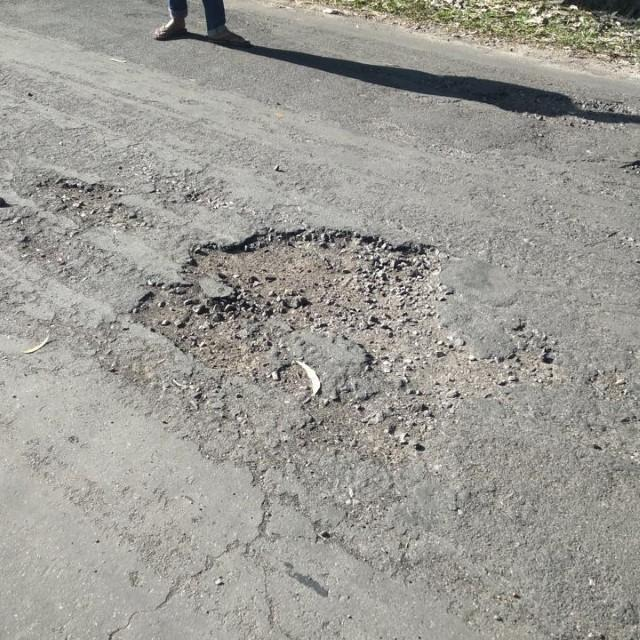
#> input picture dataset/test/Jalan Berlubang/jalan_berlubang_00000_img_0046_jpg.rf.991eaf837ae4d92eb62798aa5ab5ec70.jpg, 640 x 640 px
$ python -i authenticity_service.py   (imports and definitions only)   (older library calls are emulated)
#> lines starting #> are read from the running program, lines starting #| are printed output that depends on the picture
"""
========================================================================================
Image Authenticity & Anti-Tampering Service for LaporKita
========================================================================================
Detects digital alterations, AI inpainting (e.g. fake potholes generated onto real roads),
and image tampering using:
1. Error Level Analysis (ELA) - JPEG compression artifact inconsistency.
2. Sensor Noise Variance - High-frequency noise distribution across grid tiles.
3. Edge & Texture Discontinuity - Unnatural boundary transitions around damages.
========================================================================================
"""

import io
from typing import Tuple, List, Dict, Any, Optional
import numpy as np
from PIL import Image, ImageChops
import cv2

from app.core.logging import logger


class ImageAuthenticityService:
    _instance: Optional["ImageAuthenticityService"] = None

    @classmethod
    def get_instance(cls) -> "ImageAuthenticityService":
        if cls._instance is None:
            cls._instance = cls()
        return cls._instance

    def analyze_image(
        self,
        image: Image.Image,
        claimed_category: Optional[str] = None
    ) -> Dict[str, Any]:
        """
        Performs multi-heuristic digital forensics on the submitted image.

        Returns:
            {
                "is_authentic": bool,
                "authenticity_score": float,  # 0.0 (likely fake/tampered) to 1.0 (authentic)
                "tampering_detected": bool,
                "ela_max_difference": float,
                "noise_uniformity_score": float,
                "tampering_indicators": List[str],
                "assessment_summary": str
            }
        """
        # Ensure image is in RGB
        if image.mode != "RGB":
            image = image.convert("RGB")

        tampering_indicators: List[str] = []
        deductions: float = 0.0

        # 1. Error Level Analysis (ELA)
        ela_score, ela_max_diff, ela_flag = self._compute_ela(image)
        if ela_flag:
            tampering_indicators.append("Anomali kompresi lokal (Error Level Analysis) terdeteksi pada area kerusakan.")
            deductions += 0.30

        # 2. Sensor Noise Uniformity Analysis
        noise_uniformity_score, noise_flag = self._compute_noise_uniformity(image)
        if noise_flag:
            tampering_indicators.append("Inkonsistensi derau sensor kamera (noise pattern) mengindikasikan area editan/inpainting AI.")
            deductions += 0.35

        # 3. Frequency / Edge Discontinuity Check
        edge_score, edge_flag = self._compute_edge_discontinuity(image)
        if edge_flag:
            tampering_indicators.append("Ditemukan batas transisi piksel tidak alami di sekitar objek kerusakan.")
            deductions += 0.25

        # Compute final authenticity score (bounded 0.05 to 0.99)
        base_authenticity = max(0.05, 1.0 - deductions)
        composite_score = (
            base_authenticity * 0.5 +
            (1.0 - min(ela_max_diff / 70.0, 1.0)) * 0.25 +
            noise_uniformity_score * 0.25
        )
        authenticity_score = round(float(np.clip(composite_score, 0.05, 0.99)), 3)
        tampering_detected = authenticity_score < 0.65 or len(tampering_indicators) >= 1 or deductions >= 0.30
        is_authentic = not tampering_detected

        if is_authentic:
            assessment_summary = "Citra terverifikasi otentik: Tidak ditemukan anomali kompresi atau manipulasi digital AI."
        else:
            assessment_summary = "Peringatan: Citra terindikasi mengalami manipulasi digital atau hasil generate AI (Inpainting)."

        logger.info(
            f"Authenticity Analysis: score={authenticity_score}, tampered={tampering_detected}, "
            f"ela_diff={ela_max_diff:.1f}, indicators={len(tampering_indicators)}"
        )

        return {
            "is_authentic": is_authentic,
            "authenticity_score": authenticity_score,
            "tampering_detected": tampering_detected,
            "ela_max_difference": round(ela_max_diff, 2),
            "noise_uniformity_score": round(noise_uniformity_score, 3),
            "tampering_indicators": tampering_indicators,
            "assessment_summary": assessment_summary,
        }

    def _compute_ela(self, image: Image.Image, quality: int = 90) -> Tuple[float, float, bool]:
        """
        Calculates Error Level Analysis (ELA) by re-compressing JPEG and computing difference map.
        """
        buf = io.BytesIO()
        image.save(buf, format="JPEG", quality=quality)
        buf.seek(0)
        recompressed = Image.open(buf)

        diff = ImageChops.difference(image, recompressed)
        diff_arr = np.asarray(diff, dtype=np.float32)

        max_diff = float(np.max(diff_arr))

        h, w, _ = diff_arr.shape
        grid_size = 32
        tile_means = []
        for y in range(0, h - grid_size + 1, grid_size):
            for x in range(0, w - grid_size + 1, grid_size):
                tile = diff_arr[y : y + grid_size, x : x + grid_size]
                tile_means.append(np.mean(tile))

        if len(tile_means) > 0:
            tile_std = float(np.std(tile_means))
            avg_tile = float(np.mean(tile_means)) + 1e-5
            relative_std = tile_std / avg_tile
            is_anomalous = relative_std > 1.8 and max_diff > 45.0
        else:
            is_anomalous = False

        ela_score = round(float(np.clip(1.0 - (max_diff / 100.0), 0.0, 1.0)), 3)
        return ela_score, max_diff, is_anomalous

    def _compute_noise_uniformity(self, image: Image.Image) -> Tuple[float, bool]:
        """
        Measures sensor noise variance across spatial tiles.
        """
        img_np = np.asarray(image)
        gray = cv2.cvtColor(img_np, cv2.COLOR_RGB2GRAY)

        blurred = cv2.medianBlur(gray, 3)
        noise_residual = cv2.absdiff(gray, blurred)

        h, w = noise_residual.shape
        block_size = 32
        block_stds = []

        for y in range(0, h - block_size + 1, block_size):
            for x in range(0, w - block_size + 1, block_size):
                block = noise_residual[y : y + block_size, x : x + block_size]
                block_stds.append(np.std(block))

        if len(block_stds) < 4:
            return 0.95, False

        std_of_stds = float(np.std(block_stds))
        mean_std = float(np.mean(block_stds)) + 1e-5
        coefficient_of_variation = std_of_stds / mean_std

        is_suspicious = coefficient_of_variation > 0.88
        uniformity_score = round(float(np.clip(1.0 - coefficient_of_variation * 0.8, 0.1, 0.99)), 3)

        return uniformity_score, is_suspicious

    def _compute_edge_discontinuity(self, image: Image.Image) -> Tuple[float, bool]:
        """
        Detects unnatural hard edges or blur halos caused by copy-pasting or mask blending.
        """
        img_np = np.asarray(image)
        gray = cv2.cvtColor(img_np, cv2.COLOR_RGB2GRAY)

        laplacian = cv2.Laplacian(gray, cv2.CV_64F)
        lap_var = float(laplacian.var())

        is_suspicious = lap_var < 15.0 or lap_var > 6500.0
        score = 0.9 if not is_suspicious else 0.4
        return score, is_suspicious

>>> from PIL import Image
>>> picture = Image.open('../../dataset/test/Jalan Berlubang/jalan_berlubang_00000_img_0046_jpg.rf.991eaf837ae4d92eb62798aa5ab5ec70.jpg')
#> picture is the input picture: PIL image 640x640 RGB; mean R, G, B 156.6, 155.2, 149.3
>>> result = ImageAuthenticityService().analyze_image(picture)
#> in _compute_ela, `diff_arr = np.asarray(diff, dtype=np.float32)`:
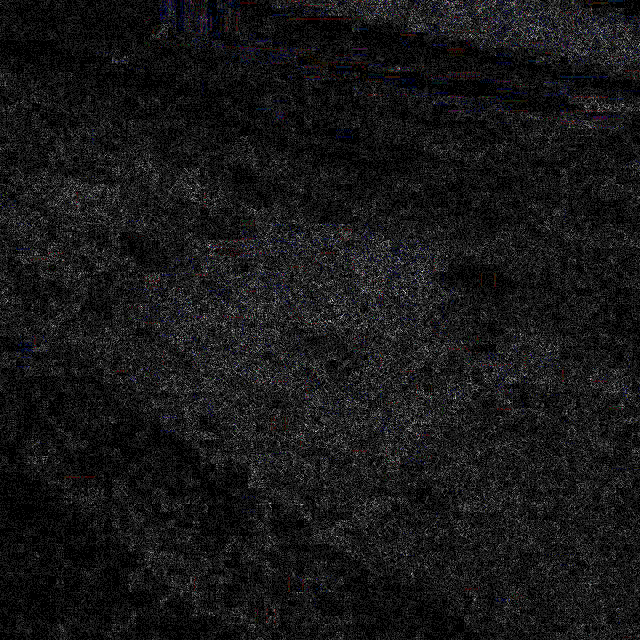
#> diff_arr: shape (640, 640, 3) float32; mean R, G, B 0.907, 0.9, 0.922; drawn with min black and max white
#> in _compute_ela, `max_diff = float(np.max(diff_arr))`: max_diff = 10
#> after the loop in _compute_ela, `for y in range(0, h - grid_size + 1, grid_size):`:
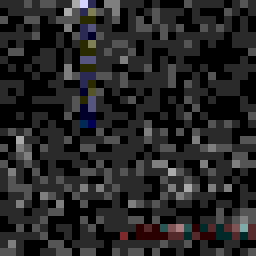
#> tile: shape (32, 32, 3) float32 (shown 8 times larger); mean R, G, B 0.904, 0.892, 0.9; drawn with min black and max white
#> after the loop in _compute_ela, `for y in range(0, h - grid_size + 1, grid_size):`: tile_means = 400 values, max 1.82 at index 171, min 0.251 at index 300, mean 0.91
#> in _compute_ela, `tile_std = float(np.std(tile_means))`: tile_std = 0.323
#> in _compute_ela, `avg_tile = float(np.mean(tile_means)) + 1e-5`: avg_tile = 0.91
#> in _compute_ela, `relative_std = tile_std / avg_tile`: relative_std = 0.355
#> in _compute_ela, `is_anomalous = relative_std > 1.8 and max_diff > 45.0`: is_anomalous = False
#> in _compute_ela, `ela_score = round(float(np.clip(1.0 - (max_diff / 100.0), 0.0, 1.0)), 3)`: ela_score = 0.9
#> in analyze_image, `ela_score, ela_max_diff, ela_flag = self._compute_ela(image)`: ela_max_diff = 10; ela_flag = False
#> in _compute_noise_uniformity, `blurred = cv2.medianBlur(gray, 3)`:
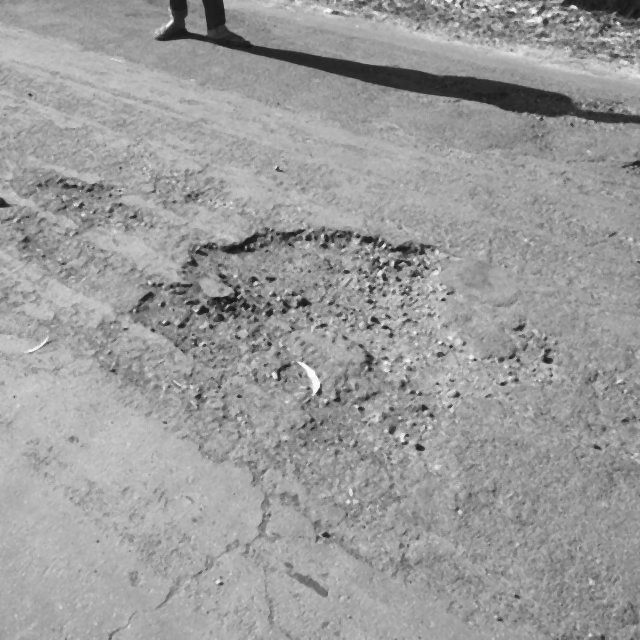
#> blurred: shape (640, 640); min 19, max 254, mean 155.3
#> in _compute_noise_uniformity, `noise_residual = cv2.absdiff(gray, blurred)`:
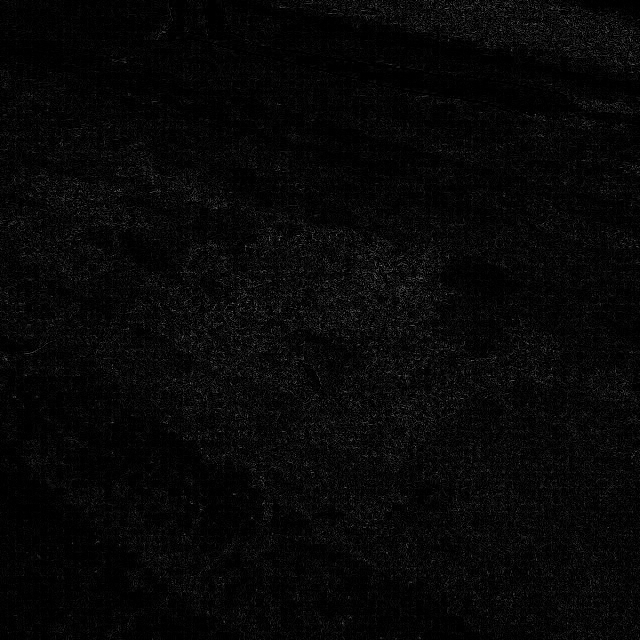
#> noise_residual: shape (640, 640); min 0, max 125, mean 7.3
#> after the loop in _compute_noise_uniformity, `for y in range(0, h - block_size + 1, block_size):`:
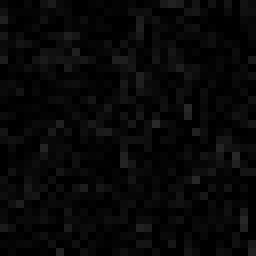
#> block: shape (32, 32) (shown 8 times larger); min 0, max 41, mean 7.4
#> after the loop in _compute_noise_uniformity, `for y in range(0, h - block_size + 1, block_size):`: block_stds = 400 values, max 18.18 at index 171, min 1.82 at index 300, mean 8.05
#> in _compute_noise_uniformity, `std_of_stds = float(np.std(block_stds))`: std_of_stds = 3.35
#> in _compute_noise_uniformity, `mean_std = float(np.mean(block_stds)) + 1e-5`: mean_std = 8.05
#> in _compute_noise_uniformity, `coefficient_of_variation = std_of_stds / mean_std`: coefficient_of_variation = 0.416
#> in _compute_noise_uniformity, `is_suspicious = coefficient_of_variation > 0.88`: is_suspicious = False
#> in _compute_noise_uniformity, `uniformity_score = round(float(np.clip(1.0 - coefficient_of_variation ..`: uniformity_score = 0.668
#> in analyze_image, `noise_uniformity_score, noise_flag = self._compute_noise_uniformity(im..`: noise_flag = False
#> in _compute_edge_discontinuity, `laplacian = cv2.Laplacian(gray, cv2.CV_64F)`:
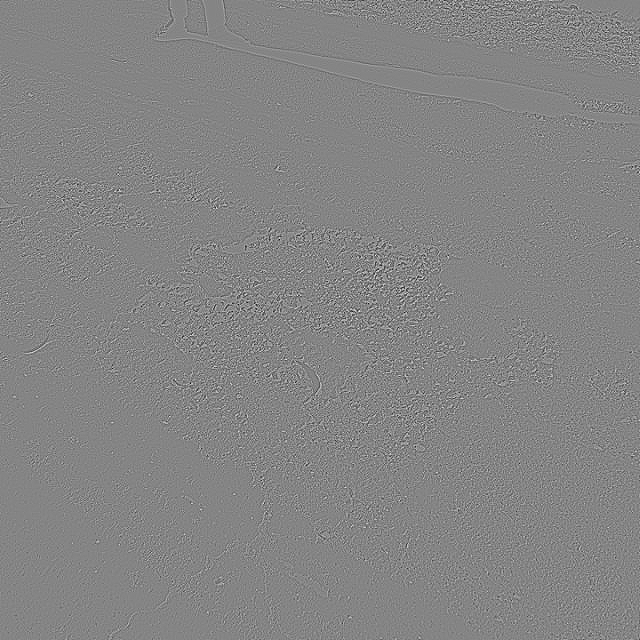
#> laplacian: shape (640, 640) float64; min -406, max 374, mean 0; drawn with min black and max white
#> in _compute_edge_discontinuity, `lap_var = float(laplacian.var())`: lap_var = 1985.1
#> in _compute_edge_discontinuity, `is_suspicious = lap_var < 15.0 or lap_var > 6500.0`: is_suspicious = False
#> in _compute_edge_discontinuity, `score = 0.9 if not is_suspicious else 0.4`: score = 0.9
#> in analyze_image, `edge_score, edge_flag = self._compute_edge_discontinuity(image)`: edge_flag = False
#> in analyze_image, `composite_score = ( base_authenticity * 0.5 + (1.0 - min(ela_max_diff ..`: composite_score = 0.881
#> in analyze_image, `tampering_detected = authenticity_score < 0.65 or len(tampering_indica..`: tampering_detected = False
#> in analyze_image, `is_authentic = not tampering_detected`: is_authentic = True
#> (the run stopped early here; a loop or call above may not have finished)

$ run again, on dataset/test/Jalan Berlubang/jalan_berlubang_00002_img_0008_jpg.rf.fd55bf2f195131017245cc6aabd0285f.jpg
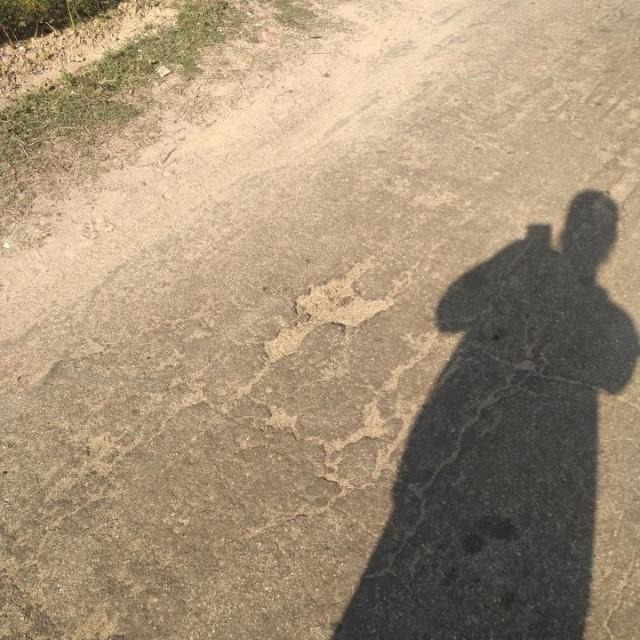
#> input picture dataset/test/Jalan Berlubang/jalan_berlubang_00002_img_0008_jpg.rf.fd55bf2f195131017245cc6aabd0285f.jpg, 640 x 640 px
#> picture is the input picture: PIL image 640x640 RGB; mean R, G, B 164.3, 144.8, 120
#> in _compute_ela, `diff_arr = np.asarray(diff, dtype=np.float32)`:
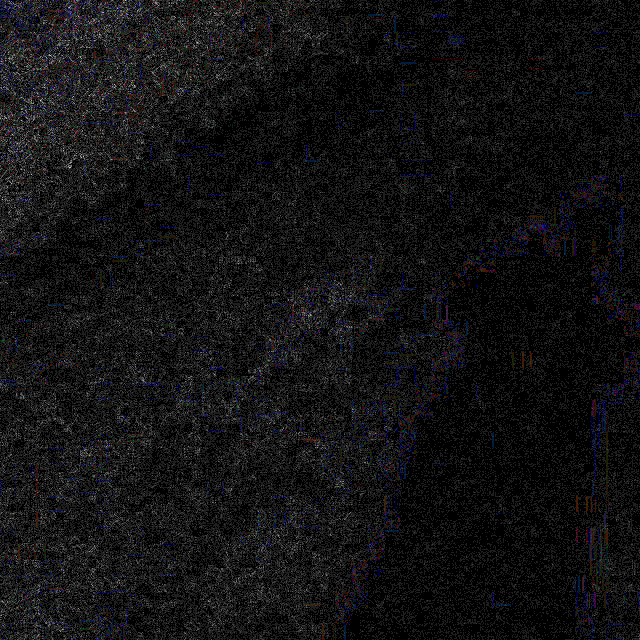
#> diff_arr: shape (640, 640, 3) float32; mean R, G, B 0.592, 0.584, 0.62; drawn with min black and max white
#> max_diff = 8
#> after the loop in _compute_ela, `for y in range(0, h - grid_size + 1, grid_size):`: tile_means = 400 values, max 1.46 at index 3, min 0.171 at index 277, mean 0.599
#> tile_std = 0.273
#> avg_tile = 0.599
#> relative_std = 0.455
#> is_anomalous = False
#> in _compute_ela, `ela_score = round(float(np.clip(1.0 - (max_diff / 100.0), 0.0, 1.0)), 3)`: ela_score = 0.92
#> in analyze_image, `ela_score, ela_max_diff, ela_flag = self._compute_ela(image)`: ela_max_diff = 8; ela_flag = False
#> after the loop in _compute_noise_uniformity, `for y in range(0, h - block_size + 1, block_size):`: block_stds = 400 values, max 11.92 at index 21, min 1.5 at index 296, mean 4.48
#> std_of_stds = 2.23
#> mean_std = 4.48
#> coefficient_of_variation = 0.496
#> in _compute_noise_uniformity, `is_suspicious = coefficient_of_variation > 0.88`: is_suspicious = False
#> uniformity_score = 0.603
#> noise_flag = False
#> in _compute_edge_discontinuity, `laplacian = cv2.Laplacian(gray, cv2.CV_64F)`:
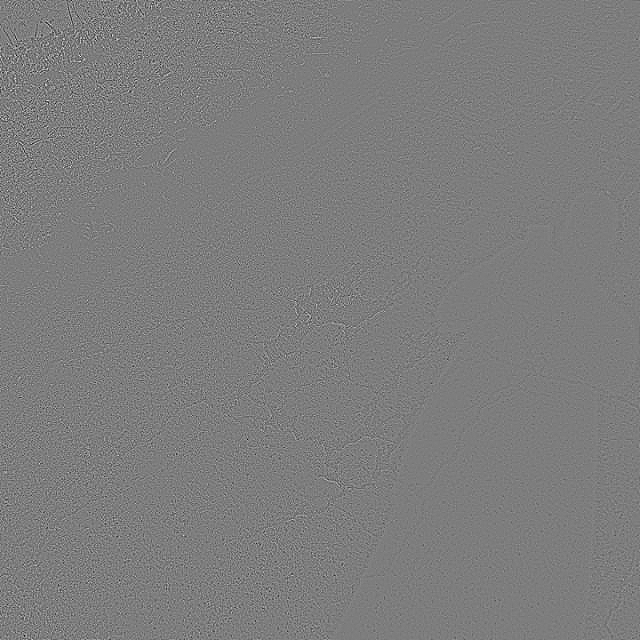
#> laplacian: shape (640, 640) float64; min -280, max 289, mean 0; drawn with min black and max white
#> lap_var = 639.4
#> in _compute_edge_discontinuity, `is_suspicious = lap_var < 15.0 or lap_var > 6500.0`: is_suspicious = False
#> score = 0.9
#> edge_flag = False
#> composite_score = 0.872
#> tampering_detected = False
#> is_authentic = True

$ run again, on dataset/test/Jalan Berlubang/jalan_berlubang_00003_img_0084_jpg.rf.c663fa73de3f53a64c231dd2ffd6c37b.jpg
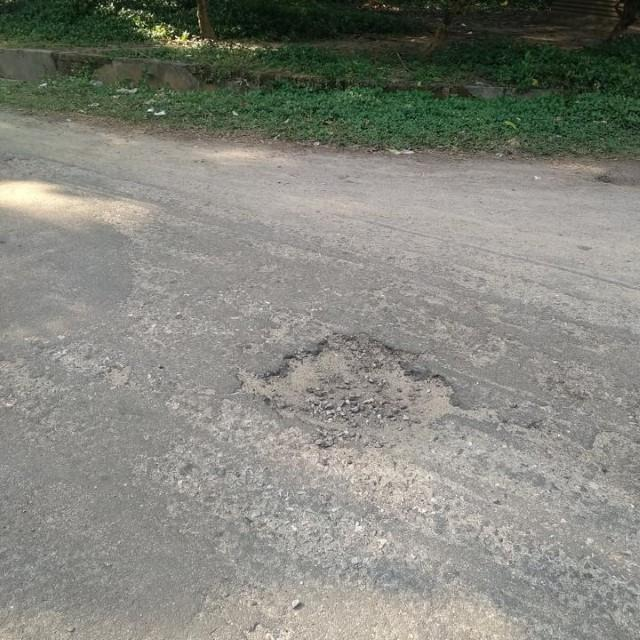
#> input picture dataset/test/Jalan Berlubang/jalan_berlubang_00003_img_0084_jpg.rf.c663fa73de3f53a64c231dd2ffd6c37b.jpg, 640 x 640 px
#> picture is the input picture: PIL image 640x640 RGB; mean R, G, B 132.7, 133.8, 125.5
#> max_diff = 12
#> after the loop in _compute_ela, `for y in range(0, h - grid_size + 1, grid_size):`: tile_means = 400 values, max 1.45 at index 4, min 0.216 at index 18, mean 0.682
#> tile_std = 0.227
#> avg_tile = 0.682
#> relative_std = 0.332
#> is_anomalous = False
#> in _compute_ela, `ela_score = round(float(np.clip(1.0 - (max_diff / 100.0), 0.0, 1.0)), 3)`: ela_score = 0.88
#> in analyze_image, `ela_score, ela_max_diff, ela_flag = self._compute_ela(image)`: ela_max_diff = 12; ela_flag = False
#> in _compute_noise_uniformity, `noise_residual = cv2.absdiff(gray, blurred)`:
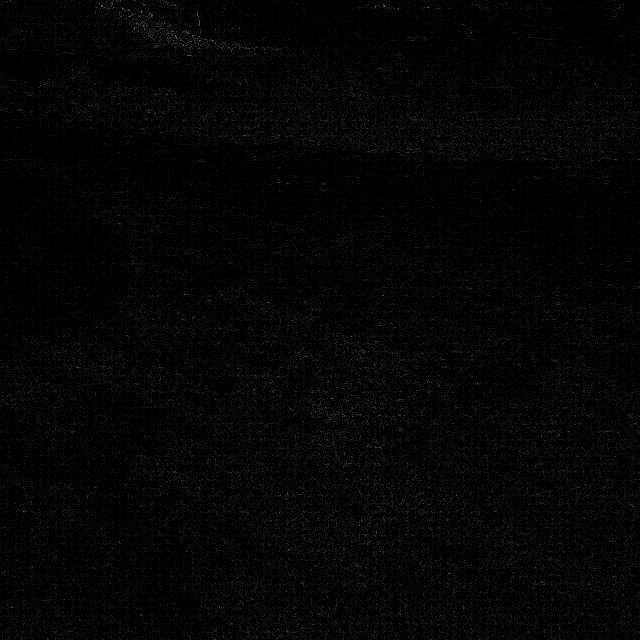
#> noise_residual: shape (640, 640); min 0, max 112, mean 4.8
#> after the loop in _compute_noise_uniformity, `for y in range(0, h - block_size + 1, block_size):`: block_stds = 400 values, max 15.1 at index 4, min 1.41 at index 120, mean 5.35
#> std_of_stds = 2.05
#> mean_std = 5.35
#> coefficient_of_variation = 0.383
#> in _compute_noise_uniformity, `is_suspicious = coefficient_of_variation > 0.88`: is_suspicious = False
#> uniformity_score = 0.693
#> noise_flag = False
#> in _compute_edge_discontinuity, `laplacian = cv2.Laplacian(gray, cv2.CV_64F)`:
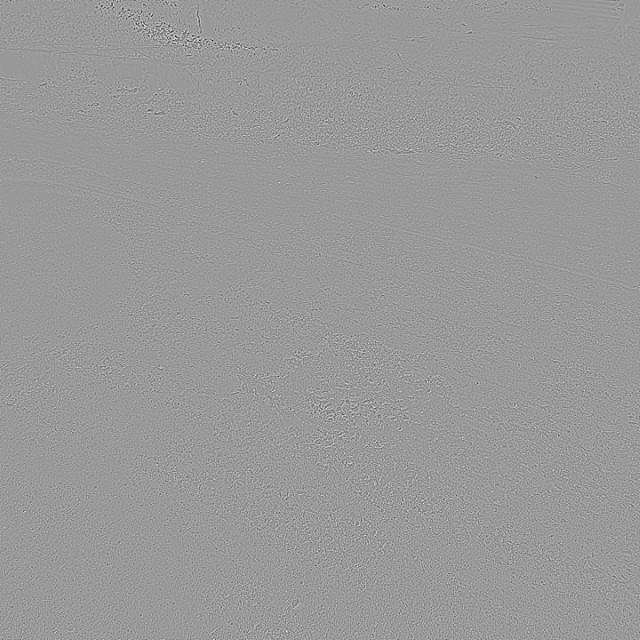
#> laplacian: shape (640, 640) float64; min -447, max 295, mean 0; drawn with min black and max white
#> lap_var = 812.1
#> in _compute_edge_discontinuity, `is_suspicious = lap_var < 15.0 or lap_var > 6500.0`: is_suspicious = False
#> score = 0.9
#> edge_flag = False
#> composite_score = 0.88
#> tampering_detected = False
#> is_authentic = True
